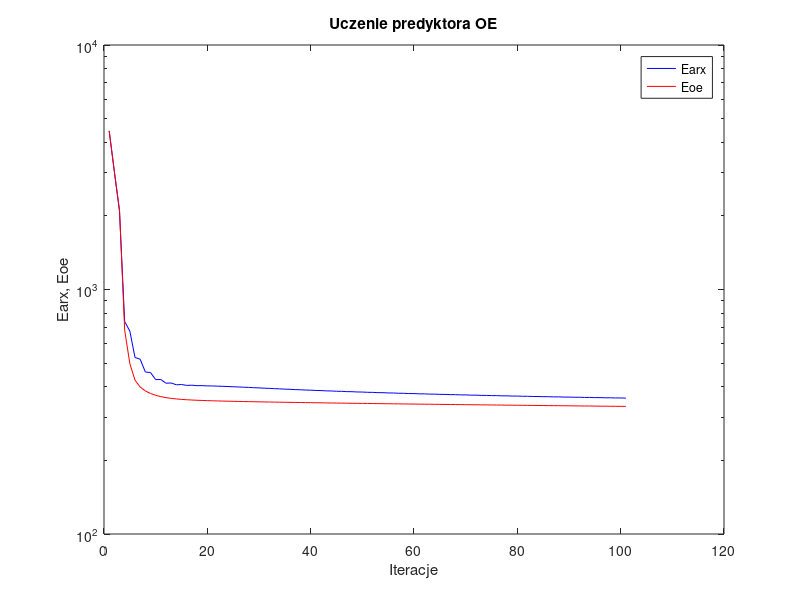
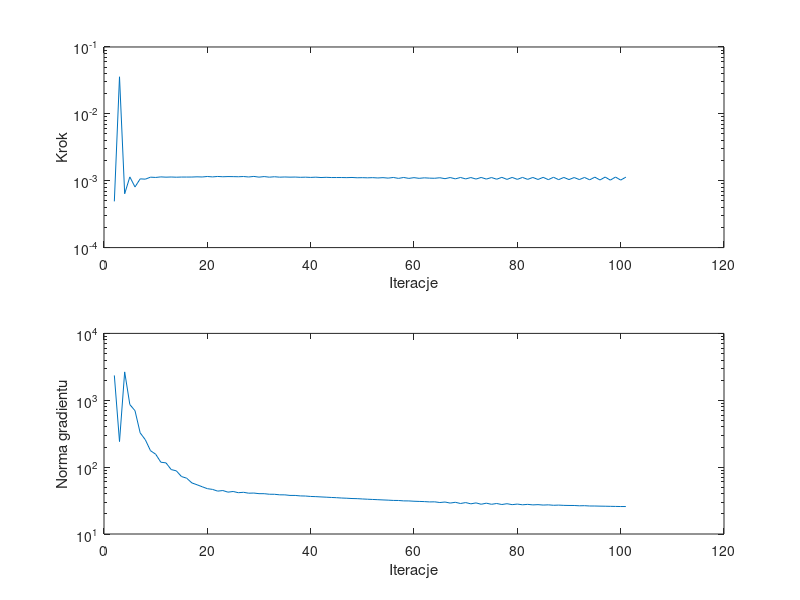

Write MATLAB code to recreate these figures, in order.
%uczenie predyktora oe
clear all;
n=0; farx(n+1)=4.454964e+003; foe(n+1)=4.451761e+003; wspucz(n+1)=0.000000e+000; ng(n+1)=0.000000e+000;
n=1; farx(n+1)=3.036985e+003; foe(n+1)=3.042785e+003; krok(n+1)=4.912482e-004; ng(n+1)=2.352153e+003;
n=2; farx(n+1)=2.084793e+003; foe(n+1)=2.117971e+003; krok(n+1)=3.582758e-002; ng(n+1)=2.411079e+002;
n=3; farx(n+1)=7.397073e+002; foe(n+1)=6.820085e+002; krok(n+1)=6.384605e-004; ng(n+1)=2.655481e+003;
n=4; farx(n+1)=6.757296e+002; foe(n+1)=4.974712e+002; krok(n+1)=1.141051e-003; ng(n+1)=8.625539e+002;
n=5; farx(n+1)=5.272387e+002; foe(n+1)=4.257366e+002; krok(n+1)=8.062699e-004; ng(n+1)=6.983029e+002;
n=6; farx(n+1)=5.186975e+002; foe(n+1)=3.992954e+002; krok(n+1)=1.066758e-003; ng(n+1)=3.255755e+002;
n=7; farx(n+1)=4.599007e+002; foe(n+1)=3.848042e+002; krok(n+1)=1.055436e-003; ng(n+1)=2.565565e+002;
n=8; farx(n+1)=4.574495e+002; foe(n+1)=3.756182e+002; krok(n+1)=1.130223e-003; ng(n+1)=1.761491e+002;
n=9; farx(n+1)=4.281261e+002; foe(n+1)=3.692311e+002; krok(n+1)=1.119612e-003; ng(n+1)=1.560717e+002;
n=10; farx(n+1)=4.283135e+002; foe(n+1)=3.646182e+002; krok(n+1)=1.140915e-003; ng(n+1)=1.184528e+002;
n=11; farx(n+1)=4.136291e+002; foe(n+1)=3.612244e+002; krok(n+1)=1.130223e-003; ng(n+1)=1.157910e+002;
n=12; farx(n+1)=4.147068e+002; foe(n+1)=3.586854e+002; krok(n+1)=1.136630e-003; ng(n+1)=9.202172e+001;
n=13; farx(n+1)=4.076417e+002; foe(n+1)=3.567664e+002; krok(n+1)=1.128776e-003; ng(n+1)=8.797858e+001;
n=14; farx(n+1)=4.087279e+002; foe(n+1)=3.552805e+002; krok(n+1)=1.134879e-003; ng(n+1)=7.230767e+001;
n=15; farx(n+1)=4.053300e+002; foe(n+1)=3.541115e+002; krok(n+1)=1.134788e-003; ng(n+1)=6.834397e+001;
n=16; farx(n+1)=4.060647e+002; foe(n+1)=3.531629e+002; krok(n+1)=1.135356e-003; ng(n+1)=5.809684e+001;
n=17; farx(n+1)=4.042806e+002; foe(n+1)=3.523778e+002; krok(n+1)=1.144090e-003; ng(n+1)=5.450320e+001;
n=18; farx(n+1)=4.045511e+002; foe(n+1)=3.517074e+002; krok(n+1)=1.137613e-003; ng(n+1)=5.089777e+001;
n=19; farx(n+1)=4.034131e+002; foe(n+1)=3.511242e+002; krok(n+1)=1.157298e-003; ng(n+1)=4.765083e+001;
n=20; farx(n+1)=4.032451e+002; foe(n+1)=3.506032e+002; krok(n+1)=1.140915e-003; ng(n+1)=4.644731e+001;
n=21; farx(n+1)=4.023395e+002; foe(n+1)=3.501313e+002; krok(n+1)=1.158294e-003; ng(n+1)=4.378928e+001;
n=22; farx(n+1)=4.018112e+002; foe(n+1)=3.496951e+002; krok(n+1)=1.146661e-003; ng(n+1)=4.466568e+001;
n=23; farx(n+1)=4.009896e+002; foe(n+1)=3.492885e+002; krok(n+1)=1.153983e-003; ng(n+1)=4.224361e+001;
n=24; farx(n+1)=4.001954e+002; foe(n+1)=3.489040e+002; krok(n+1)=1.151653e-003; ng(n+1)=4.324435e+001;
n=25; farx(n+1)=3.994176e+002; foe(n+1)=3.485390e+002; krok(n+1)=1.146884e-003; ng(n+1)=4.145902e+001;
n=26; farx(n+1)=3.984429e+002; foe(n+1)=3.481887e+002; krok(n+1)=1.156009e-003; ng(n+1)=4.204287e+001;
n=27; farx(n+1)=3.977073e+002; foe(n+1)=3.478523e+002; krok(n+1)=1.137613e-003; ng(n+1)=4.076490e+001;
n=28; farx(n+1)=3.966197e+002; foe(n+1)=3.475266e+002; krok(n+1)=1.160015e-003; ng(n+1)=4.096701e+001;
n=29; farx(n+1)=3.959332e+002; foe(n+1)=3.472115e+002; krok(n+1)=1.131319e-003; ng(n+1)=4.011375e+001;
n=30; farx(n+1)=3.947869e+002; foe(n+1)=3.469047e+002; krok(n+1)=1.153983e-003; ng(n+1)=4.008352e+001;
n=31; farx(n+1)=3.941533e+002; foe(n+1)=3.466065e+002; krok(n+1)=1.130223e-003; ng(n+1)=3.933033e+001;
n=32; farx(n+1)=3.929832e+002; foe(n+1)=3.463150e+002; krok(n+1)=1.146884e-003; ng(n+1)=3.925980e+001;
n=33; farx(n+1)=3.924052e+002; foe(n+1)=3.460308e+002; krok(n+1)=1.130223e-003; ng(n+1)=3.855378e+001;
n=34; farx(n+1)=3.912347e+002; foe(n+1)=3.457522e+002; krok(n+1)=1.137613e-003; ng(n+1)=3.849387e+001;
n=35; farx(n+1)=3.907120e+002; foe(n+1)=3.454798e+002; krok(n+1)=1.130654e-003; ng(n+1)=3.775887e+001;
n=36; farx(n+1)=3.895508e+002; foe(n+1)=3.452122e+002; krok(n+1)=1.134788e-003; ng(n+1)=3.773383e+001;
n=37; farx(n+1)=3.890855e+002; foe(n+1)=3.449501e+002; krok(n+1)=1.124619e-003; ng(n+1)=3.712839e+001;
n=38; farx(n+1)=3.879436e+002; foe(n+1)=3.446921e+002; krok(n+1)=1.130223e-003; ng(n+1)=3.697167e+001;
n=39; farx(n+1)=3.875300e+002; foe(n+1)=3.444390e+002; krok(n+1)=1.120856e-003; ng(n+1)=3.643421e+001;
n=40; farx(n+1)=3.864092e+002; foe(n+1)=3.441895e+002; krok(n+1)=1.130223e-003; ng(n+1)=3.621423e+001;
n=41; farx(n+1)=3.860455e+002; foe(n+1)=3.439442e+002; krok(n+1)=1.116025e-003; ng(n+1)=3.585156e+001;
n=42; farx(n+1)=3.849505e+002; foe(n+1)=3.437022e+002; krok(n+1)=1.124619e-003; ng(n+1)=3.554011e+001;
n=43; farx(n+1)=3.846297e+002; foe(n+1)=3.434641e+002; krok(n+1)=1.116025e-003; ng(n+1)=3.519737e+001;
n=44; farx(n+1)=3.835622e+002; foe(n+1)=3.432288e+002; krok(n+1)=1.116161e-003; ng(n+1)=3.492082e+001;
n=45; farx(n+1)=3.832784e+002; foe(n+1)=3.429969e+002; krok(n+1)=1.116161e-003; ng(n+1)=3.451743e+001;
n=46; farx(n+1)=3.822363e+002; foe(n+1)=3.427675e+002; krok(n+1)=1.112427e-003; ng(n+1)=3.427843e+001;
n=47; farx(n+1)=3.819872e+002; foe(n+1)=3.425413e+002; krok(n+1)=1.118600e-003; ng(n+1)=3.392681e+001;
n=48; farx(n+1)=3.809677e+002; foe(n+1)=3.423173e+002; krok(n+1)=1.106947e-003; ng(n+1)=3.377625e+001;
n=49; farx(n+1)=3.807509e+002; foe(n+1)=3.420962e+002; krok(n+1)=1.111417e-003; ng(n+1)=3.342728e+001;
n=50; farx(n+1)=3.797557e+002; foe(n+1)=3.418771e+002; krok(n+1)=1.104943e-003; ng(n+1)=3.312695e+001;
n=51; farx(n+1)=3.795653e+002; foe(n+1)=3.416605e+002; krok(n+1)=1.111857e-003; ng(n+1)=3.285787e+001;
n=52; farx(n+1)=3.785928e+002; foe(n+1)=3.414458e+002; krok(n+1)=1.099965e-003; ng(n+1)=3.259378e+001;
n=53; farx(n+1)=3.784261e+002; foe(n+1)=3.412333e+002; krok(n+1)=1.111857e-003; ng(n+1)=3.232509e+001;
n=54; farx(n+1)=3.774759e+002; foe(n+1)=3.410225e+002; krok(n+1)=1.093891e-003; ng(n+1)=3.208342e+001;
n=55; farx(n+1)=3.773297e+002; foe(n+1)=3.408138e+002; krok(n+1)=1.118600e-003; ng(n+1)=3.178184e+001;
n=56; farx(n+1)=3.763996e+002; foe(n+1)=3.406066e+002; krok(n+1)=1.084015e-003; ng(n+1)=3.171925e+001;
n=57; farx(n+1)=3.762715e+002; foe(n+1)=3.404013e+002; krok(n+1)=1.118523e-003; ng(n+1)=3.128472e+001;
n=58; farx(n+1)=3.753590e+002; foe(n+1)=3.401973e+002; krok(n+1)=1.083660e-003; ng(n+1)=3.123664e+001;
n=59; farx(n+1)=3.752491e+002; foe(n+1)=3.399951e+002; krok(n+1)=1.111857e-003; ng(n+1)=3.090066e+001;
n=60; farx(n+1)=3.743541e+002; foe(n+1)=3.397942e+002; krok(n+1)=1.085649e-003; ng(n+1)=3.071177e+001;
n=61; farx(n+1)=3.742599e+002; foe(n+1)=3.395949e+002; krok(n+1)=1.104943e-003; ng(n+1)=3.052565e+001;
n=62; farx(n+1)=3.733795e+002; foe(n+1)=3.393967e+002; krok(n+1)=1.093065e-003; ng(n+1)=3.018955e+001;
n=63; farx(n+1)=3.733012e+002; foe(n+1)=3.392000e+002; krok(n+1)=1.088038e-003; ng(n+1)=3.027846e+001;
n=64; farx(n+1)=3.724347e+002; foe(n+1)=3.390044e+002; krok(n+1)=1.108189e-003; ng(n+1)=2.955745e+001;
n=65; farx(n+1)=3.723718e+002; foe(n+1)=3.388101e+002; krok(n+1)=1.072587e-003; ng(n+1)=3.009026e+001;
n=66; farx(n+1)=3.715212e+002; foe(n+1)=3.386167e+002; krok(n+1)=1.116161e-003; ng(n+1)=2.900944e+001;
n=67; farx(n+1)=3.714706e+002; foe(n+1)=3.384247e+002; krok(n+1)=1.066655e-003; ng(n+1)=2.980180e+001;
n=68; farx(n+1)=3.706355e+002; foe(n+1)=3.382334e+002; krok(n+1)=1.118523e-003; ng(n+1)=2.859005e+001;
n=69; farx(n+1)=3.705962e+002; foe(n+1)=3.380435e+002; krok(n+1)=1.064566e-003; ng(n+1)=2.950969e+001;
n=70; farx(n+1)=3.697767e+002; foe(n+1)=3.378543e+002; krok(n+1)=1.116025e-003; ng(n+1)=2.825835e+001;
n=71; farx(n+1)=3.697462e+002; foe(n+1)=3.376663e+002; krok(n+1)=1.059163e-003; ng(n+1)=2.919252e+001;
n=72; farx(n+1)=3.689425e+002; foe(n+1)=3.374790e+002; krok(n+1)=1.119612e-003; ng(n+1)=2.785473e+001;
n=73; farx(n+1)=3.689213e+002; foe(n+1)=3.372928e+002; krok(n+1)=1.058508e-003; ng(n+1)=2.890172e+001;
n=74; farx(n+1)=3.681333e+002; foe(n+1)=3.371073e+002; krok(n+1)=1.116025e-003; ng(n+1)=2.781508e+001;
n=75; farx(n+1)=3.681191e+002; foe(n+1)=3.369229e+002; krok(n+1)=1.053331e-003; ng(n+1)=2.858772e+001;
n=76; farx(n+1)=3.673452e+002; foe(n+1)=3.367392e+002; krok(n+1)=1.123587e-003; ng(n+1)=2.760985e+001;
n=77; farx(n+1)=3.673399e+002; foe(n+1)=3.365563e+002; krok(n+1)=1.046882e-003; ng(n+1)=2.838685e+001;
n=78; farx(n+1)=3.665834e+002; foe(n+1)=3.363742e+002; krok(n+1)=1.120856e-003; ng(n+1)=2.746831e+001;
n=79; farx(n+1)=3.665835e+002; foe(n+1)=3.361931e+002; krok(n+1)=1.047905e-003; ng(n+1)=2.802227e+001;
n=80; farx(n+1)=3.658422e+002; foe(n+1)=3.360125e+002; krok(n+1)=1.120856e-003; ng(n+1)=2.734299e+001;
n=81; farx(n+1)=3.658494e+002; foe(n+1)=3.358329e+002; krok(n+1)=1.047362e-003; ng(n+1)=2.774901e+001;
n=82; farx(n+1)=3.651227e+002; foe(n+1)=3.356539e+002; krok(n+1)=1.119612e-003; ng(n+1)=2.725256e+001;
n=83; farx(n+1)=3.651364e+002; foe(n+1)=3.354759e+002; krok(n+1)=1.043848e-003; ng(n+1)=2.749327e+001;
n=84; farx(n+1)=3.644237e+002; foe(n+1)=3.352984e+002; krok(n+1)=1.123587e-003; ng(n+1)=2.708535e+001;
n=85; farx(n+1)=3.644442e+002; foe(n+1)=3.351217e+002; krok(n+1)=1.037511e-003; ng(n+1)=2.729259e+001;
n=86; farx(n+1)=3.637463e+002; foe(n+1)=3.349456e+002; krok(n+1)=1.127039e-003; ng(n+1)=2.688441e+001;
n=87; farx(n+1)=3.637737e+002; foe(n+1)=3.347704e+002; krok(n+1)=1.037622e-003; ng(n+1)=2.705586e+001;
n=88; farx(n+1)=3.630916e+002; foe(n+1)=3.345957e+002; krok(n+1)=1.120408e-003; ng(n+1)=2.680649e+001;
n=89; farx(n+1)=3.631239e+002; foe(n+1)=3.344220e+002; krok(n+1)=1.040497e-003; ng(n+1)=2.672256e+001;
n=90; farx(n+1)=3.624570e+002; foe(n+1)=3.342488e+002; krok(n+1)=1.116161e-003; ng(n+1)=2.669199e+001;
n=91; farx(n+1)=3.624940e+002; foe(n+1)=3.340765e+002; krok(n+1)=1.040544e-003; ng(n+1)=2.641599e+001;
n=92; farx(n+1)=3.618403e+002; foe(n+1)=3.339046e+002; krok(n+1)=1.119612e-003; ng(n+1)=2.651742e+001;
n=93; farx(n+1)=3.618827e+002; foe(n+1)=3.337336e+002; krok(n+1)=1.031514e-003; ng(n+1)=2.623218e+001;
n=94; farx(n+1)=3.612421e+002; foe(n+1)=3.335630e+002; krok(n+1)=1.130654e-003; ng(n+1)=2.621765e+001;
n=95; farx(n+1)=3.612914e+002; foe(n+1)=3.333932e+002; krok(n+1)=1.025308e-003; ng(n+1)=2.609885e+001;
n=96; farx(n+1)=3.606635e+002; foe(n+1)=3.332238e+002; krok(n+1)=1.134788e-003; ng(n+1)=2.603261e+001;
n=97; farx(n+1)=3.607191e+002; foe(n+1)=3.330552e+002; krok(n+1)=1.020808e-003; ng(n+1)=2.593018e+001;
n=98; farx(n+1)=3.601049e+002; foe(n+1)=3.328871e+002; krok(n+1)=1.135356e-003; ng(n+1)=2.584831e+001;
n=99; farx(n+1)=3.601663e+002; foe(n+1)=3.327198e+002; krok(n+1)=1.022424e-003; ng(n+1)=2.575346e+001;
n=100; farx(n+1)=3.595655e+002; foe(n+1)=3.325531e+002; krok(n+1)=1.130223e-003; ng(n+1)=2.574796e+001;

figure; semilogy(farx,'b'); hold on; semilogy(foe,'r'); xlabel('Iteracje'); ylabel('Earx, Eoe'); legend('Earx','Eoe'); title('Uczenie predyktora OE');
figure; subplot(2,1,1); semilogy(krok); xlabel('Iteracje'); ylabel('Krok');
subplot(2,1,2); semilogy(ng); xlabel('Iteracje'); ylabel('Norma gradientu');
Earx=farx(n+1)
Eoe=foe(n+1)
